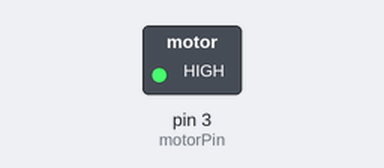
The sketch below on a simulated Arduino Uno, built with avr-gcc and run on an emulated ATmega328P. On the bench: switched loads named in the sketch (green lamp = pin HIGH). What the sketch prints to the serial monitor is not drawn.

Above: at 2.5 s.
At 7.5 s:
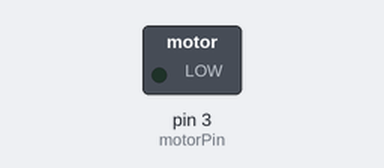
Timing chart, 0 to 13.0 s (numbered marks = the images above):
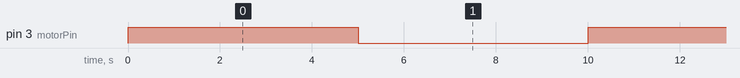

The sketch:

Waterpump.ino
```cpp
int motorPin = 3;
void setup() {
  // put your setup code here, to run once:
  pinMode(motorPin, OUTPUT);
  Serial.begin(9600);
}

void loop() {
  // put your main code here, to run repeatedly:
  digitalWrite(motorPin, HIGH);
  Serial.print("High");
  delay(5000);
  digitalWrite(motorPin, LOW);
  Serial.print("Low");
  delay(5000);
}
```

Measured:
- by itself, pin 3 (motorPin): alternates HIGH for 5.0 s and LOW for 5.0 s
